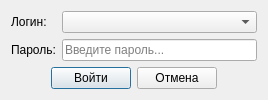
<?xml version="1.0" encoding="UTF-8"?>
<ui version="4.0">
 <class>LoginDialog</class>
 <widget class="QDialog" name="LoginDialog">
  <property name="windowModality">
   <enum>Qt::ApplicationModal</enum>
  </property>
  <property name="geometry">
   <rect>
    <x>0</x>
    <y>0</y>
    <width>280</width>
    <height>120</height>
   </rect>
  </property>
  <property name="sizePolicy">
   <sizepolicy hsizetype="Fixed" vsizetype="Fixed">
    <horstretch>0</horstretch>
    <verstretch>0</verstretch>
   </sizepolicy>
  </property>
  <property name="minimumSize">
   <size>
    <width>280</width>
    <height>120</height>
   </size>
  </property>
  <property name="maximumSize">
   <size>
    <width>280</width>
    <height>120</height>
   </size>
  </property>
  <property name="windowTitle">
   <string>Войти как...</string>
  </property>
  <property name="modal">
   <bool>true</bool>
  </property>
  <layout class="QVBoxLayout" name="verticalLayout">
   <property name="sizeConstraint">
    <enum>QLayout::SetFixedSize</enum>
   </property>
   <item>
    <layout class="QFormLayout" name="formLayout">
     <item row="0" column="0">
      <widget class="QLabel" name="lblLogin">
       <property name="text">
        <string>Логин:</string>
       </property>
      </widget>
     </item>
     <item row="0" column="1">
      <widget class="QComboBox" name="comboLogin">
       <property name="minimumSize">
        <size>
         <width>150</width>
         <height>0</height>
        </size>
       </property>
       <property name="maximumSize">
        <size>
         <width>302</width>
         <height>16777215</height>
        </size>
       </property>
      </widget>
     </item>
     <item row="1" column="0">
      <widget class="QLabel" name="lblPass">
       <property name="text">
        <string>Пароль:</string>
       </property>
      </widget>
     </item>
     <item row="1" column="1">
      <widget class="QLineEdit" name="editPass">
       <property name="maximumSize">
        <size>
         <width>300</width>
         <height>16777215</height>
        </size>
       </property>
       <property name="echoMode">
        <enum>QLineEdit::Password</enum>
       </property>
       <property name="placeholderText">
        <string>Введите пароль...</string>
       </property>
      </widget>
     </item>
    </layout>
   </item>
   <item>
    <layout class="QHBoxLayout" name="horizontalLayout_3">
     <item>
      <spacer name="horizontalSpacer">
       <property name="orientation">
        <enum>Qt::Horizontal</enum>
       </property>
       <property name="sizeHint" stdset="0">
        <size>
         <width>40</width>
         <height>20</height>
        </size>
       </property>
      </spacer>
     </item>
     <item>
      <widget class="QPushButton" name="btnOk">
       <property name="text">
        <string>Войти</string>
       </property>
      </widget>
     </item>
     <item>
      <widget class="QPushButton" name="btnCancel">
       <property name="text">
        <string>Отмена</string>
       </property>
      </widget>
     </item>
     <item>
      <spacer name="horizontalSpacer_2">
       <property name="orientation">
        <enum>Qt::Horizontal</enum>
       </property>
       <property name="sizeHint" stdset="0">
        <size>
         <width>40</width>
         <height>20</height>
        </size>
       </property>
      </spacer>
     </item>
    </layout>
   </item>
  </layout>
 </widget>
 <resources/>
 <connections>
  <connection>
   <sender>btnCancel</sender>
   <signal>clicked()</signal>
   <receiver>LoginDialog</receiver>
   <slot>reject()</slot>
   <hints>
    <hint type="sourcelabel">
     <x>177</x>
     <y>109</y>
    </hint>
    <hint type="destinationlabel">
     <x>135</x>
     <y>80</y>
    </hint>
   </hints>
  </connection>
 </connections>
</ui>
